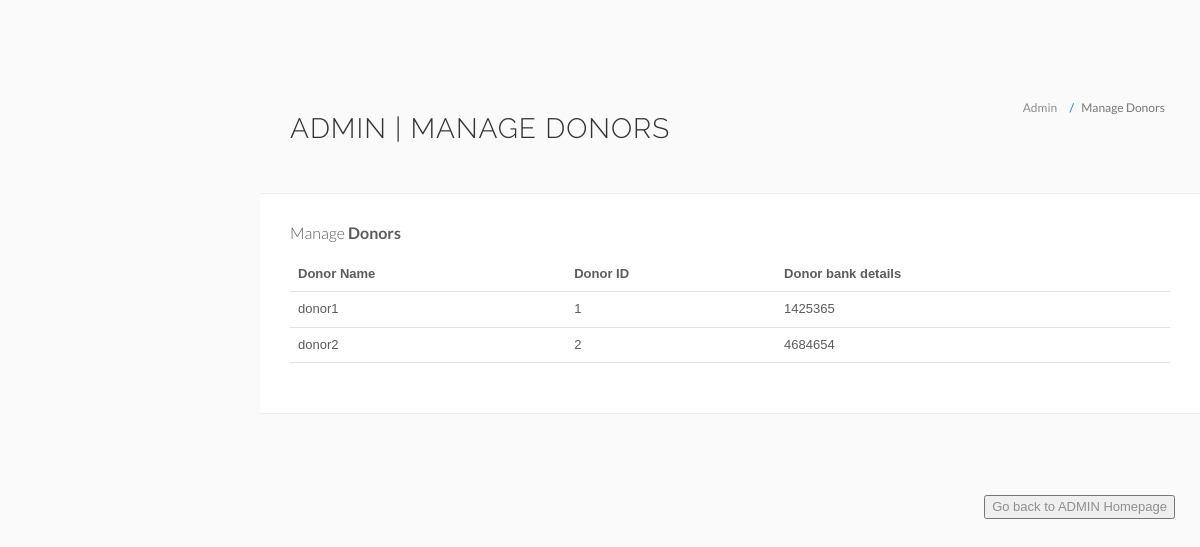
The page /web_api/webui/view-donors.php on the database its author committed.
### tables this page shows
CREATE TABLE `doner` (
  `name` varchar(500) NOT NULL,
  `id` int(11) NOT NULL,
  `bank details` varchar(500) NOT NULL
);

### web_api/webui/view-donors.php (the view, shortened to what this page needs)
<?php
include('include/config.php');
?>
<!DOCTYPE html>
<html lang="en">
	<head>
		<link rel="stylesheet" href="vendor/bootstrap/css/bootstrap.min.css">
		<link rel="stylesheet" href="vendor/fontawesome/css/font-awesome.min.css">
		<link rel="stylesheet" href="vendor/themify-icons/themify-icons.min.css">
		<link href="vendor/animate.css/animate.min.css" rel="stylesheet" media="screen">
		<link href="vendor/perfect-scrollbar/perfect-scrollbar.min.css" rel="stylesheet" media="screen">
		<link href="vendor/switchery/switchery.min.css" rel="stylesheet" media="screen">
		<link href="vendor/bootstrap-touchspin/jquery.bootstrap-touchspin.min.css" rel="stylesheet" media="screen">
		<link href="vendor/select2/select2.min.css" rel="stylesheet" media="screen">
		<link href="vendor/bootstrap-datepicker/bootstrap-datepicker3.standalone.min.css" rel="stylesheet" media="screen">
		<link href="vendor/bootstrap-timepicker/bootstrap-timepicker.min.css" rel="stylesheet" media="screen">
		<link rel="stylesheet" href="assets/css/styles.css">
		<link rel="stylesheet" href="assets/css/plugins.css">
		<link rel="stylesheet" href="assets/css/themes/theme-1.css" id="skin_color" />
	</head>
	<body>
		<div id="app">
			<div class="app-content">
				<div class="main-content" >
					<div class="wrap-content container" id="container">
						<section id="page-title">
							<div class="row">
								<div class="col-sm-8">
									<h1 class="mainTitle">Admin | Manage Donors</h1>
																	</div>
								<ol class="breadcrumb">
									<li>
										<span>Admin</span>
									</li>
									<li class="active">
										<span>Manage Donors</span>
									</li>
								</ol>
							</div>
						</section>
						<div class="container-fluid container-fullw bg-white">
							<div class="row">
								<div class="col-md-12">
									<h5 class="over-title margin-bottom-15">Manage <span class="text-bold">Donors</span></h5>
									<table class="table table-hover" id="sample-table-1">
										<thead>
											<tr>
												<th>Donor Name</th>
												<th>Donor ID</th>
												<th>Donor bank details</th>
											</tr>
										</thead>
										<tbody>
										<?php
											$sql=mysqli_query($con,"select * from doner") or die("Connection Error");
											$numrows=mysqli_num_rows($sql);
											if($numrows>0)
											while($row=mysqli_fetch_array($sql))
											{
											?>
											<tr>
												<td><?php echo $row['name'];?></td>
												<td><?php echo $row['id'];?></td>
												<td><?php echo $row['bank details'];?></td>
											</tr>
											<?php
											 }
											 ?>
										</tbody>
									</table>
								</div>
							</div>
						</div>
					</div>
				</div>
						<form method="get" action="testdashboard.html">
    <button type="submit">Go back to ADMIN Homepage</button>
</form>
					</div>
				</div>
	</body>
</html>

### web_api/webui/assets/css/themes/theme-1.css (style rules this page uses)
body { background: #FAFAFA; }

### web_api/webui/view-donors.php (style rules this page uses)
form { float:right; margin:25px 25px 0 0; }

### rows shown on the page
doner: name "donor1", id "1", bank details "1425365"
doner: name "donor2", id "2", bank details "4684654"
